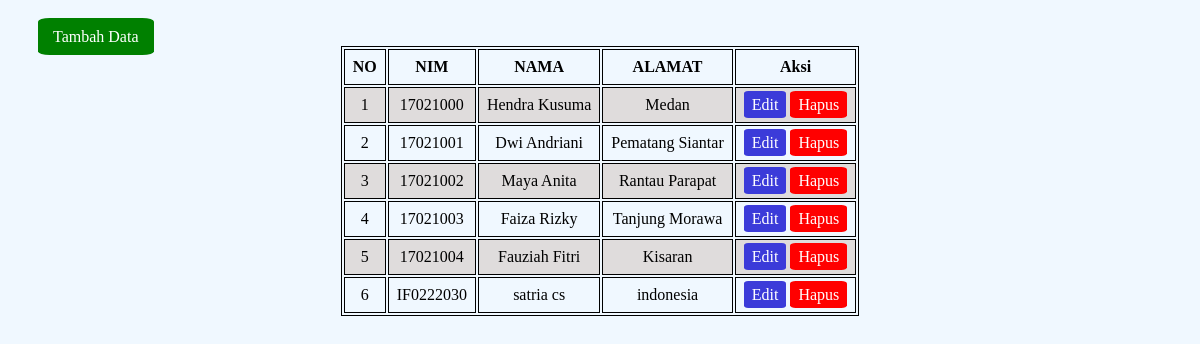
The page / on the database its author committed.
### tables this page shows
CREATE TABLE `tb_mhsw` (
  `mhsw_id` int(11) NOT NULL,
  `mhsw_nim` varchar(25) NOT NULL,
  `mhsw_nama` varchar(100) NOT NULL,
  `mhsw_alamat` text DEFAULT NULL
);

### app/Mhsw.php (called while the page is built, shortened)
<?php
 class Mhsw {
    private $db;
    public function __construct()
    {
        try {
            $this->db = new PDO("mysql:host=localhost;dbname=dbakademik", "root", "");
        } catch (PDOException $e) {
            die ("Error ". $e->getMessage());
        }
    }
    public function tampil()
    {
        $sql = "SELECT * FROM tb_mhsw";
        $stmt = $this->db->prepare($sql);
        $stmt->execute();
        $data=[];
        while ($rows = $stmt->fetch()) {
            $data[]=$rows;
        }
        return $data;
    }
}

### index.php (the view, shortened to what this page needs)
<?php
 require_once "app/Mhsw.php";
 $mhsw = new Mhsw();
 $rows = $mhsw->tampil();
 ?>
 <!DOCTYPE html>
 <html lang="en">
 <head>
    <link rel="stylesheet" href="layout/assets/css/style.css">
 </head>
 <body>
        <a href="input.php" class="btn-green">Tambah Data</a>
        <table class="tbl">
            <tr>
                <th>NO</th>
                <th>NIM</th>
                <th>NAMA</th>
                <th>ALAMAT</th>
                <th>Aksi</th>
            </tr>
            <?php
            $no = 1;
            foreach ($rows as $row) {
            ?>
            <tr>
                <td><?php echo $no++ ?></td>
                <td><?php echo $row['mhsw_nim']; ?></td>
                <td><?php echo $row['mhsw_nama']; ?></td>
                <td><?php echo $row['mhsw_alamat']; ?></td>
                <td>
                    <a href="edit.php?id=<?php echo $row['mhsw_id']; ?>" class="btn-blue">Edit</a>
                    <a href="app/proses.php?id=<?php echo $row['mhsw_id']; ?>&aksi=hapus" class="btn-red">Hapus</a>
                </td>
            </tr>
        <?php } ?>
        </table>
 </body>
 </html>

### layout/assets/css/style.css (style rules this page uses)
body { background-color: aliceblue; padding: 0px 30px; padding-top: 20px; }
.tbl { margin: auto; border: 1px solid black; }
.tbl th, td { border: 1px solid black; padding: 8px; text-align: center; }
.tbl tr:nth-child(even) { background-color: rgb(223, 220, 220); }
.btn-green { background-color: green; color: white; padding: 10px 15px; border-radius: 10%; text-decoration: none; }
.btn-blue { background-color: rgb(59, 59, 217); color: white; padding: 5px 8px; border-radius: 10%; text-decoration: none; }
.btn-red { background-color: red; color: white; padding: 5px 8px; border-radius: 10%; text-decoration: none; }

### rows shown on the page
tb_mhsw: mhsw_nim "17021000", mhsw_nama "Hendra Kusuma", mhsw_alamat "Medan"
tb_mhsw: mhsw_nim "17021001", mhsw_nama "Dwi Andriani", mhsw_alamat "Pematang Siantar"
tb_mhsw: mhsw_nim "17021002", mhsw_nama "Maya Anita", mhsw_alamat "Rantau Parapat"
tb_mhsw: mhsw_nim "17021003", mhsw_nama "Faiza Rizky", mhsw_alamat "Tanjung Morawa"
tb_mhsw: mhsw_nim "17021004", mhsw_nama "Fauziah Fitri", mhsw_alamat "Kisaran"
tb_mhsw: mhsw_nim "IF0222030", mhsw_nama "satria cs", mhsw_alamat "indonesia"
